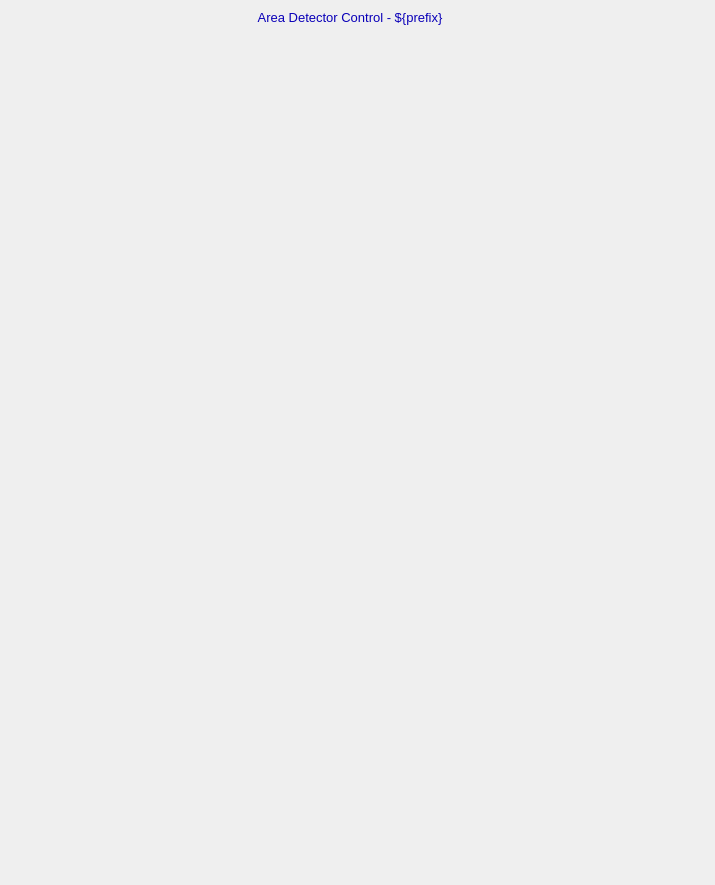
<?xml version="1.0" ?>
<ui version="4.0">
  <class>Dialog</class>
  <widget class="QWidget" name="screen">
    <property name="geometry">
      <rect>
        <x>125</x>
        <y>48</y>
        <width>715</width>
        <height>885</height>
      </rect>
    </property>
    <property name="styleSheet">
      <string notr="true">QWidget#screen {
  color: rgb(0, 0, 0);
  background-color: rgb(187, 187, 187);
  }</string>
    </property>
    <property name="windowTitle">
      <string>ADBase</string>
    </property>
    <widget class="PyDMFrame" name="composite">
      <property name="geometry">
        <rect>
          <x>100</x>
          <y>4</y>
          <width>500</width>
          <height>26</height>
        </rect>
      </property>
      <widget class="PyDMDrawingRectangle" name="rectangle">
        <property name="geometry">
          <rect>
            <x>0</x>
            <y>0</y>
            <width>500</width>
            <height>25</height>
          </rect>
        </property>
        <property name="brush" stdset="0">
          <brush brushstyle="SolidPattern">
            <color alpha="255">
              <red>218</red>
              <green>218</green>
              <blue>218</blue>
            </color>
          </brush>
        </property>
        <property name="penStyle" stdset="0">
          <enum>Qt::SolidLine</enum>
        </property>
        <property name="penColor" stdset="0">
          <color>
            <red>218</red>
            <green>218</green>
            <blue>218</blue>
          </color>
        </property>
        <property name="penWidth" stdset="0">
          <double>0</double>
        </property>
        <property name="penCapStyle" stdset="0">
          <enum>Qt::FlatCap</enum>
        </property>
        <property name="toolTip">
          <string>rectangle</string>
        </property>
      </widget>
      <widget class="QLabel" name="text">
        <property name="geometry">
          <rect>
            <x>58</x>
            <y>1</y>
            <width>384</width>
            <height>25</height>
          </rect>
        </property>
        <property name="text">
          <string>Area Detector Control - ${prefix}</string>
        </property>
        <property name="font" stdset="0">
          <font>
            <pointsize>10</pointsize>
          </font>
        </property>
        <property name="brush" stdset="0">
          <brush brushstyle="SolidPattern">
            <color alpha="255">
              <red>10</red>
              <green>0</green>
              <blue>184</blue>
            </color>
          </brush>
        </property>
        <property name="toolTip">
          <string>text</string>
        </property>
        <property name="alignment">
          <set>Qt::AlignCenter</set>
        </property>
        <property name="styleSheet">
          <string notr="true">QLabel#text {
  color: rgb(10, 0, 184);
  }</string>
        </property>
      </widget>
    </widget>
    <widget class="PyDMEmbeddedDisplay" name="composite_1">
      <property name="geometry">
        <rect>
          <x>6</x>
          <y>35</y>
          <width>350</width>
          <height>340</height>
        </rect>
      </property>
      <property name="toolTip">
        <string>composite_1</string>
      </property>
      <property name="filename" stdset="0">
        <string>ADSetup_V26.ui</string>
      </property>
    </widget>
    <widget class="PyDMEmbeddedDisplay" name="composite_2">
      <property name="geometry">
        <rect>
          <x>360</x>
          <y>35</y>
          <width>350</width>
          <height>165</height>
        </rect>
      </property>
      <property name="toolTip">
        <string>composite_2</string>
      </property>
      <property name="filename" stdset="0">
        <string>ADShutter_V26.ui</string>
      </property>
    </widget>
    <widget class="PyDMEmbeddedDisplay" name="composite_3">
      <property name="geometry">
        <rect>
          <x>360</x>
          <y>820</y>
          <width>350</width>
          <height>60</height>
        </rect>
      </property>
      <property name="toolTip">
        <string>composite_3</string>
      </property>
      <property name="filename" stdset="0">
        <string>ADAttrFile_V26.ui</string>
      </property>
    </widget>
    <widget class="PyDMEmbeddedDisplay" name="composite_4">
      <property name="geometry">
        <rect>
          <x>360</x>
          <y>755</y>
          <width>350</width>
          <height>60</height>
        </rect>
      </property>
      <property name="toolTip">
        <string>composite_4</string>
      </property>
      <property name="filename" stdset="0">
        <string>ADDriverFile_V26.ui</string>
      </property>
    </widget>
    <widget class="PyDMEmbeddedDisplay" name="composite_5">
      <property name="geometry">
        <rect>
          <x>5</x>
          <y>465</y>
          <width>350</width>
          <height>380</height>
        </rect>
      </property>
      <property name="toolTip">
        <string>composite_5</string>
      </property>
      <property name="filename" stdset="0">
        <string>ADReadout_V26.ui</string>
      </property>
    </widget>
    <widget class="PyDMEmbeddedDisplay" name="composite_6">
      <property name="geometry">
        <rect>
          <x>360</x>
          <y>205</y>
          <width>350</width>
          <height>405</height>
        </rect>
      </property>
      <property name="toolTip">
        <string>composite_6</string>
      </property>
      <property name="filename" stdset="0">
        <string>ADCollect_V26.ui</string>
      </property>
    </widget>
    <widget class="PyDMEmbeddedDisplay" name="composite_7">
      <property name="geometry">
        <rect>
          <x>5</x>
          <y>380</y>
          <width>350</width>
          <height>80</height>
        </rect>
      </property>
      <property name="toolTip">
        <string>composite_7</string>
      </property>
      <property name="filename" stdset="0">
        <string>ADPlugins_V26.ui</string>
      </property>
    </widget>
    <widget class="PyDMEmbeddedDisplay" name="composite_8">
      <property name="geometry">
        <rect>
          <x>360</x>
          <y>615</y>
          <width>350</width>
          <height>135</height>
        </rect>
      </property>
      <property name="toolTip">
        <string>composite_8</string>
      </property>
      <property name="filename" stdset="0">
        <string>ADBuffers_V26.ui</string>
      </property>
    </widget>
  </widget>
  <customwidgets>
    <customwidget>
      <class>PyDMFrame</class>
      <extends>QFrame</extends>
      <header>pydm.widgets.frame</header>
    </customwidget>
    <customwidget>
      <class>PyDMDrawingRectangle</class>
      <extends>QWidget</extends>
      <header>pydm.widgets.drawing</header>
    </customwidget>
    <customwidget>
      <class>PyDMLabel</class>
      <extends>QLabel</extends>
      <header>pydm.widgets.label</header>
    </customwidget>
    <customwidget>
      <class>PyDMEmbeddedDisplay</class>
      <extends>QFrame</extends>
      <header>pydm.widgets.embedded_display</header>
    </customwidget>
  </customwidgets>
</ui>
